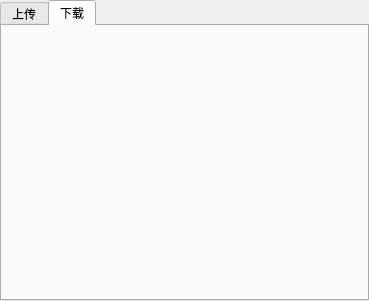
<?xml version="1.0" encoding="UTF-8"?>
<ui version="4.0">
 <class>UiTransfer</class>
 <widget class="QWidget" name="UiTransfer">
  <property name="geometry">
   <rect>
    <x>0</x>
    <y>0</y>
    <width>369</width>
    <height>301</height>
   </rect>
  </property>
  <property name="windowTitle">
   <string>Form</string>
  </property>
  <layout class="QHBoxLayout" name="horizontalLayout">
   <property name="leftMargin">
    <number>0</number>
   </property>
   <property name="topMargin">
    <number>0</number>
   </property>
   <property name="rightMargin">
    <number>0</number>
   </property>
   <property name="bottomMargin">
    <number>0</number>
   </property>
   <item>
    <widget class="QTabWidget" name="tabWidget">
     <property name="currentIndex">
      <number>1</number>
     </property>
     <widget class="UiUpload" name="tabUpload">
      <attribute name="title">
       <string>上传</string>
      </attribute>
     </widget>
     <widget class="QWidget" name="tabDownload">
      <attribute name="title">
       <string>下载</string>
      </attribute>
     </widget>
    </widget>
   </item>
  </layout>
 </widget>
 <customwidgets>
  <customwidget>
   <class>UiUpload</class>
   <extends>QWidget</extends>
   <header>src/fend/uitransfer/uiupload.h</header>
   <container>1</container>
  </customwidget>
 </customwidgets>
 <resources/>
 <connections/>
</ui>
